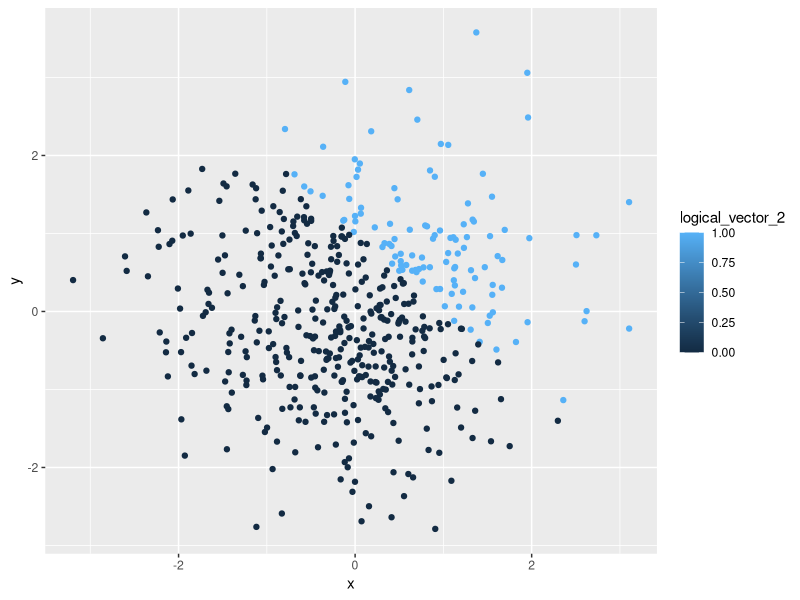
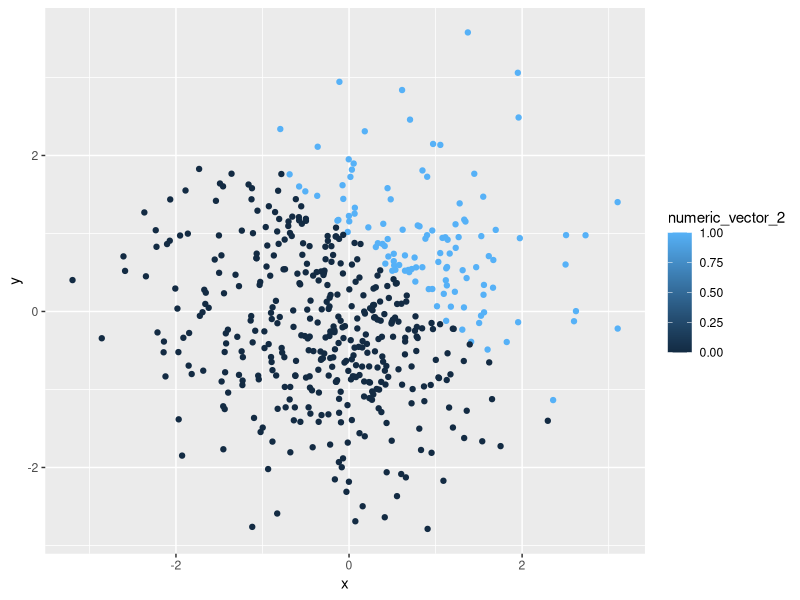
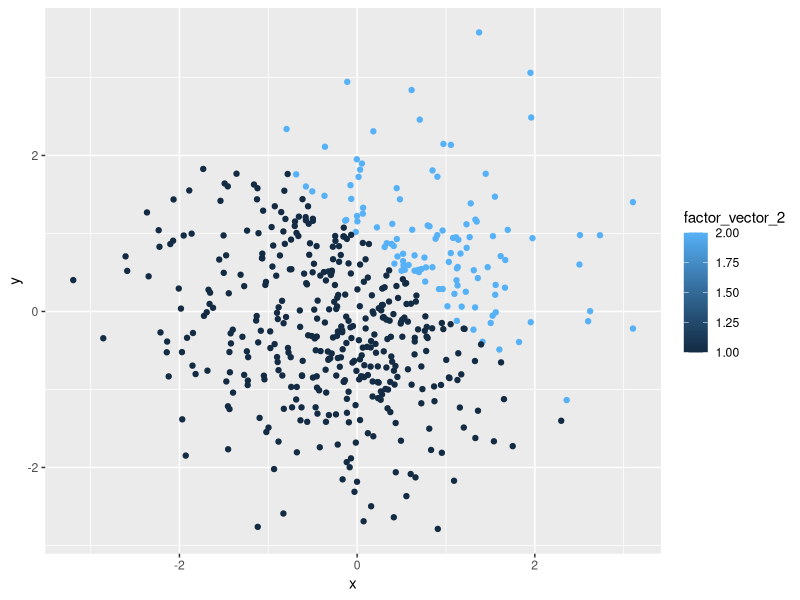
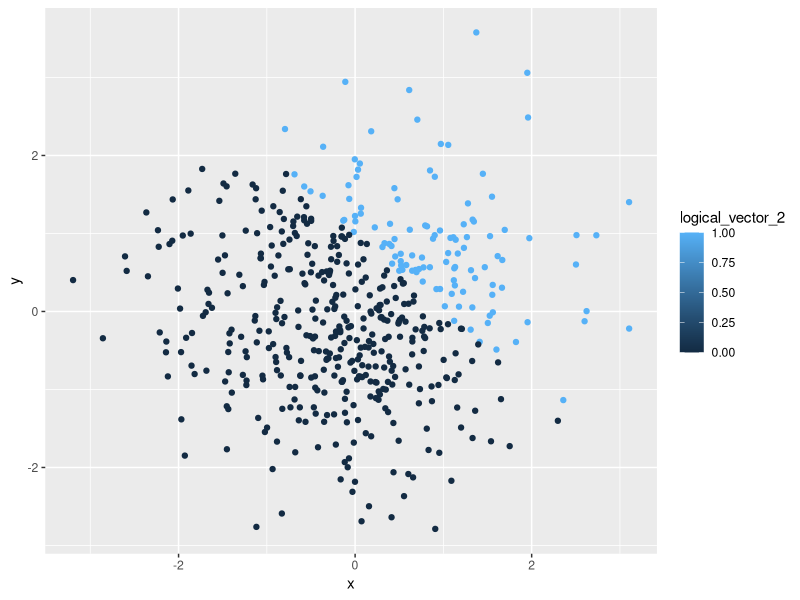

Recreate these plots in R, in order.
## ---- chunk 1
knitr::opts_chunk$set(echo = TRUE)
## ---- chunk 2

## create data frame
random_sample_1 = rnorm(8, mean = 0, sd = 1)
logical_vector = random_sample_1 > 0
character_vector = vector(mode = "character", length = 8)
list = c("red", "green", "blue", "blue", "blue", "blue","blue", "blue")
factor_vector = factor(list)
result_1 = data.frame(cbind(random_sample_1,logical_vector,character_vector,factor_vector))

## create mean of each variables
mean(random_sample_1)
mean(logical_vector)
mean(character_vector)
mean(factor_vector)

# I used 'rnorm' to produce random sample from standard normal distribution, used logical symbol '>' to create a list of logical values, used "vector" with mode character to create charater vector, and used "factor" to create factor vector. After these steps, I used "data.frame" to produce a data frama comprised of the previsou variables.
#Then I used "mean" function to get mean of each variable. It doesn't work for character vector or factor vector, and works for others. The reason is that character vector and factor vector are not numerica or logical, but others are.

## ---- chunk 3

##change variables to numerical
logical_vector = as.numeric(logical_vector)
character_vector = as.numeric(character_vector)
factor_vector = as.numeric(factor_vector)

#Both logical vector and factor vector become numbers, but character vector turns into a list of NA value and the mean of NA values is NA.  This helps to explain. 

## ---- chunk 4
logical_vector * random_sample_1
factor(logical_vector) * random_sample_1
as.numeric(factor(logical_vector)) * random_sample_1

#when logical vector converts to a factor, it can't multiply the random sample because it's not meaningful.
## ---- chunk 5

## create data frame
x = rnorm(500, mean = 0, sd = 1)
y = rnorm(500, mean = 0, sd = 1)
logical_vector_2 = x + y > 1
numeric_vector_2 = as.numeric(logical_vector_2)
factor_vector_2 = factor(logical_vector_2)
data_frame_2 = data.frame(cbind(x, y, logical_vector_2, numeric_vector_2, factor_vector_2))

nrow(data_frame_2)
ncol(data_frame_2)
mean(x)
median(x)
sd(x)
sum(logical_vector_2)/length(logical_vector_2)

#In this data frame,
#size is 500: 5 columes and 500 rows
#mean of X is 0.05303692
#median of x is 0.005256968
#standart deviation of x is 0.9847508
#the proportion of cases for which x + y > 1 is 0.272


## scatterplot of x and y
library(ggplot2)

ggplot(data = data_frame_2, aes(x = x, y = y, color=logical_vector_2)) + geom_point()
ggsave("scatter_plot.pdf", height = 4, width = 6)

ggplot(data = data_frame_2, aes(x = x, y = y, color=numeric_vector_2)) + geom_point()

ggplot(data = data_frame_2, aes(x = x, y = y, color=factor_vector_2)) + geom_point()
